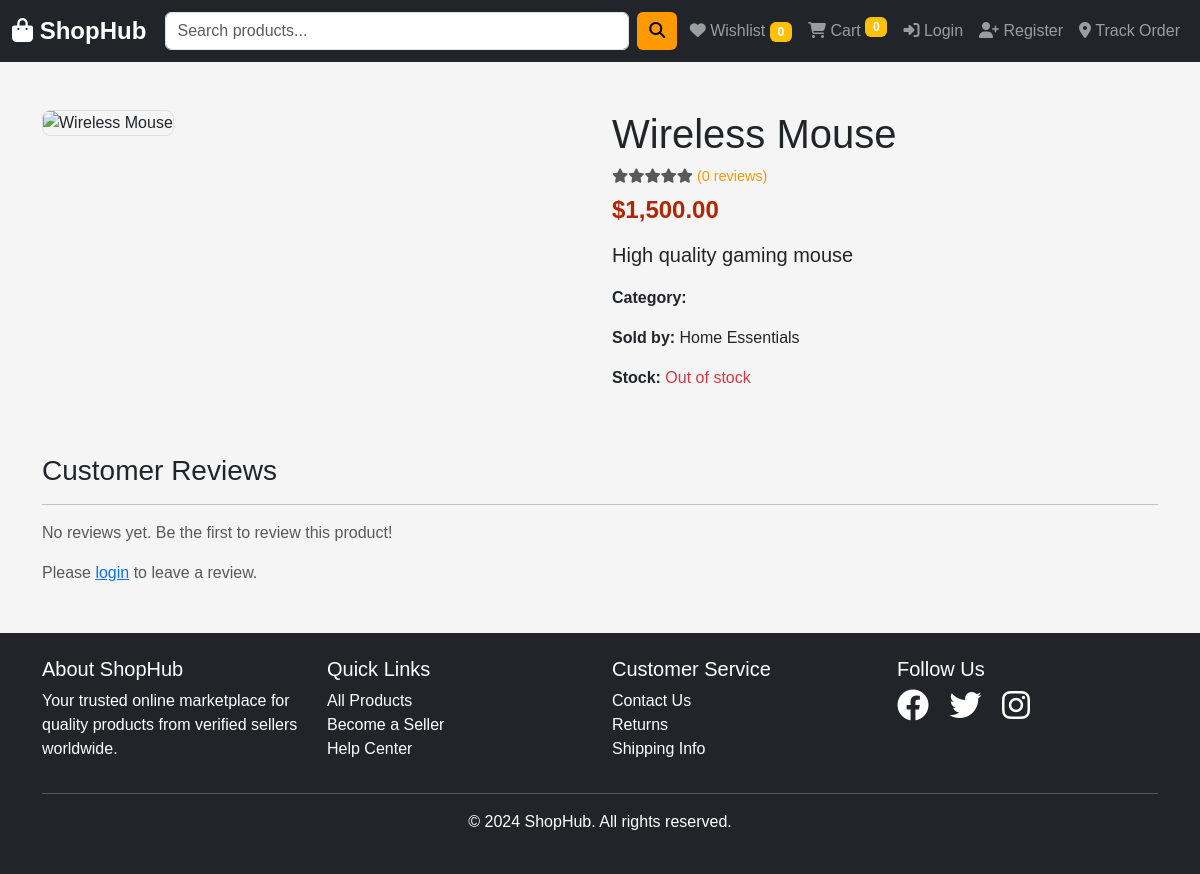
/product-detail.php?id=16, run on the app's committed database.
### tables this page shows
CREATE TABLE `products` (
  `id` int(11) NOT NULL,
  `seller_id` int(11) NOT NULL,
  `name` varchar(255) NOT NULL,
  `description` text DEFAULT NULL,
  `price` decimal(10,2) NOT NULL,
  `stock` int(11) DEFAULT 0,
  `category` varchar(100) DEFAULT NULL,
  `image` varchar(255) DEFAULT NULL,
  `status` enum('active','inactive') DEFAULT 'active',
  `created_at` timestamp NOT NULL DEFAULT current_timestamp()
);

CREATE TABLE `users` (
  `id` int(11) NOT NULL,
  `email` varchar(255) NOT NULL,
  `password` varchar(255) NOT NULL,
  `full_name` varchar(255) NOT NULL,
  `user_type` enum('buyer','seller','admin') DEFAULT 'buyer',
  `shop_name` varchar(255) DEFAULT NULL,
  `phone` varchar(20) DEFAULT NULL,
  `address` text DEFAULT NULL,
  `created_at` timestamp NOT NULL DEFAULT current_timestamp()
);

### product-detail.php (the view, shortened to what this page needs)
<?php
require_once 'config/database.php';
$product_id = $_GET['id'] ?? 0;
$stmt = $pdo->prepare("SELECT p.*, u.shop_name, u.email,
                               COALESCE(AVG(r.rating),0) as avg_rating,
                               COUNT(r.id) as review_count
                        FROM products p
                        JOIN users u ON p.seller_id = u.id
                        LEFT JOIN reviews r ON r.product_id = p.id
                        WHERE p.id = ?");
$stmt->execute([$product_id]);
$product = $stmt->fetch();
$stmt = $pdo->prepare("SELECT r.*, u.full_name FROM reviews r JOIN users u ON r.user_id = u.id WHERE r.product_id = ? ORDER BY r.created_at DESC");
$stmt->execute([$product_id]);
$reviews = $stmt->fetchAll();
?>
<!DOCTYPE html>
<html lang="en">
<head>
    <link href="https://cdn.jsdelivr.net/npm/bootstrap@5.3.0/dist/css/bootstrap.min.css" rel="stylesheet">
    <link rel="stylesheet" href="https://cdnjs.cloudflare.com/ajax/libs/font-awesome/6.4.0/css/all.min.css">
    <link rel="stylesheet" href="assets/css/style.css">
</head>
<body>
    <?php include 'includes/header.php'; ?>
    <div class="container my-5">
        <div class="row">
            <div class="col-md-6">
                <img src="<?= htmlspecialchars($product['image']) ?>" class="product-detail-img" alt="<?= htmlspecialchars($product['name']) ?>">
            </div>
            <div class="col-md-6">
                <h1><?= htmlspecialchars($product['name']) ?></h1>
                <div class="rating mb-2">
                    <?php
                    $avg = round($product['avg_rating']);
                    for($i=1;$i<=5;$i++) {
                        if($i <= $avg) echo '<i class="fas fa-star"></i>';
                        else echo '<i class="fas fa-star text-muted"></i>';
                    }
                    ?>
                    <span>(<?= $product['review_count'] ?> reviews)</span>
                </div>
                <h2 class="price mb-3">$<?= number_format($product['price'], 2) ?></h2>
                <p class="lead"><?= nl2br(htmlspecialchars($product['description'])) ?></p>
                <div class="mb-3">
                    <strong>Category:</strong> <?= htmlspecialchars($product['category']) ?>
                </div>
                <div class="mb-3">
                    <strong>Sold by:</strong> <?= htmlspecialchars($product['shop_name']) ?>
                </div>
                <div class="mb-3">
                    <strong>Stock:</strong>
                    <?php if($product['stock'] > 0): ?>
                        <span class="text-success"><?= $product['stock'] ?> available</span>
                    <?php else: ?>
                        <span class="text-danger">Out of stock</span>
                    <?php endif; ?>
                </div>
            </div>
        </div>
        <div class="row mt-5">
            <div class="col-12">
                <h3>Customer Reviews</h3>
                <hr>
                <?php if(empty($reviews)): ?>
                <p class="text-muted">No reviews yet. Be the first to review this product!</p>
                <?php endif; ?>
            </div>
        </div>
        <?php if(isset($_SESSION['user_id'])): ?>
        <div class="row mt-4">
            <div class="col-12">
                <h4>Leave a Review</h4>
                <form method="POST">
                    <input type="hidden" name="csrf_token" value="<?= htmlspecialchars(csrf_token()) ?>">
                    <div class="mb-3">
                        <label class="form-label">Rating</label><br>
                        <?php for($r=1;$r<=5;$r++): ?>
                        <input type="radio" name="rating" value="<?= $r ?>" <?= $r==5 ? 'checked' : '' ?>> <?= $r ?>
                        <?php endfor; ?>
                    </div>
                    <div class="mb-3">
                        <label class="form-label">Comment</label>
                        <textarea name="comment" class="form-control" rows="3" required></textarea>
                    </div>
                    <button type="submit" class="btn btn-primary">Submit Review</button>
                </form>
            </div>
        </div>
        <?php else: ?>
        <p class="text-muted">Please <a href="login.php">login</a> to leave a review.</p>
        <?php endif; ?>
    </div>
    <?php include 'includes/footer.php'; ?>
</body>
</html>

### assets/css/style.css (style rules this page uses)
:root { --primary-color: #232f3e; --secondary-color: #febd69; --accent-color: #ff9900; }
body { font-family: 'Arial', sans-serif; background-color: #f5f5f5; }
.rating { color: var(--accent-color); font-size: 0.9rem; margin-bottom: 10px; }
.price { font-size: 1.5rem; font-weight: bold; color: #B12704; margin-bottom: 5px; }
.product-detail-img { max-width: 100%; border: 1px solid #ddd; border-radius: 8px; }

### data on the page
products: name "Wireless Mouse", price "1,500.00", description "High quality gaming mouse", seller.shop_name "Home Essentials"

### other printed values
$product['review_count'] "0"
